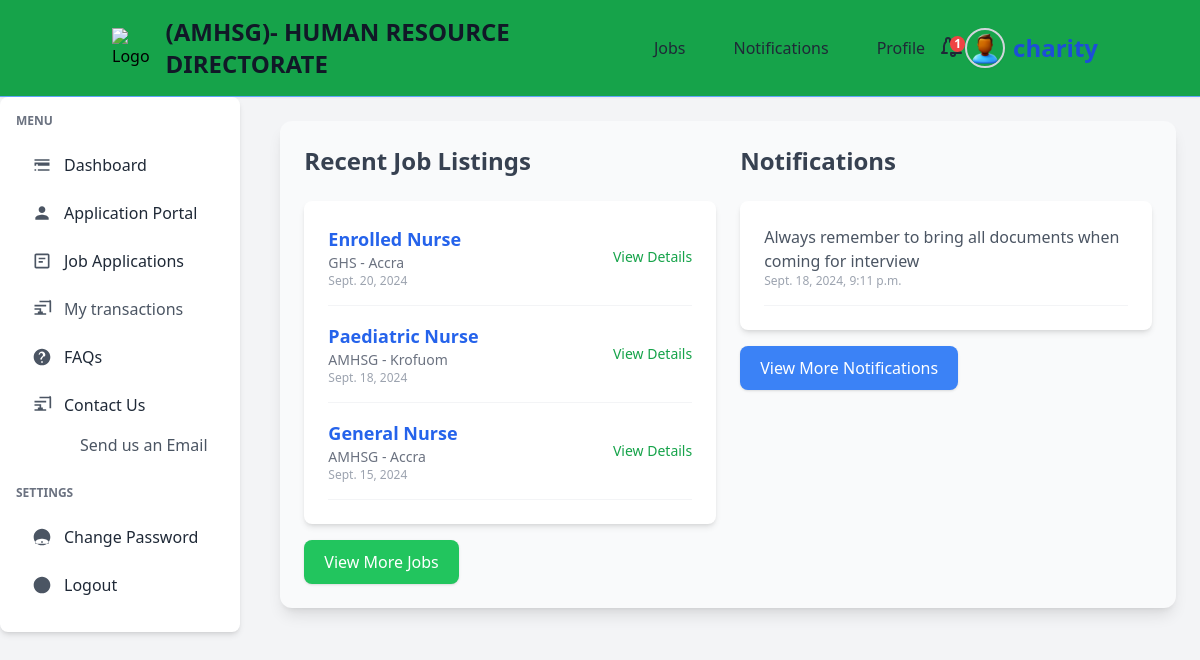
/dashboard (signed in), run on an earlier commit of the app's database.
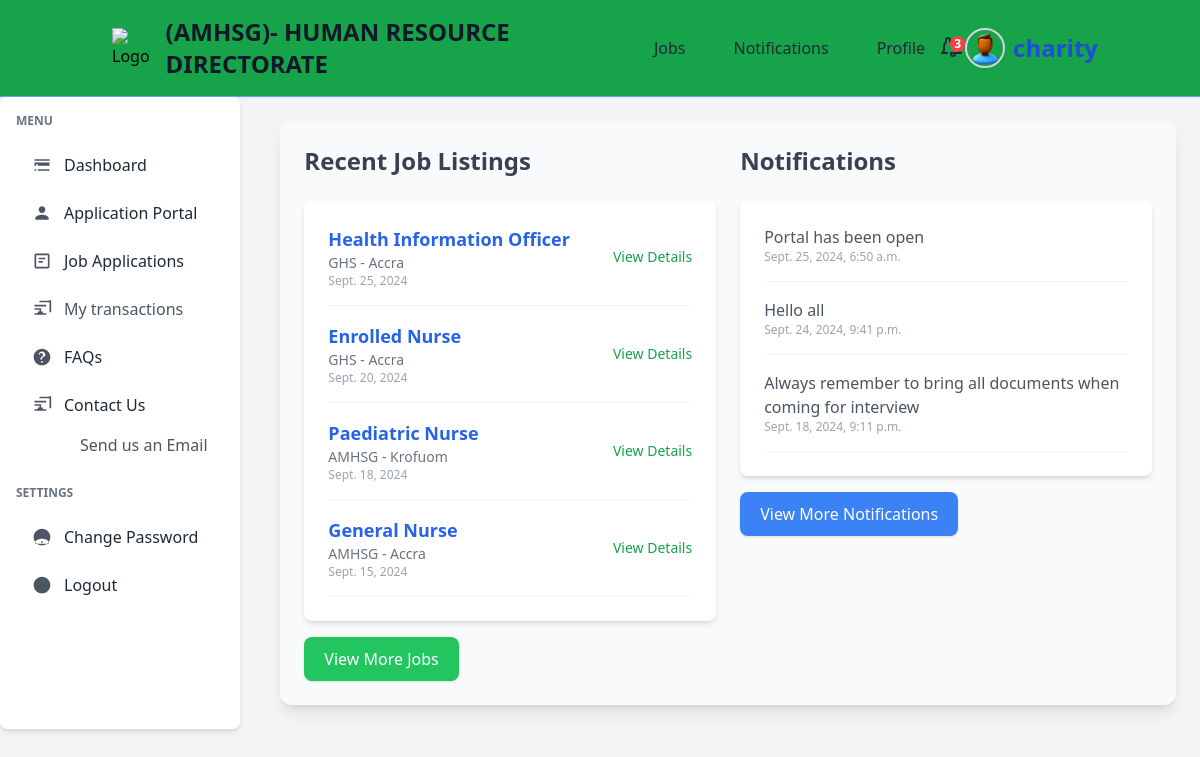
And on a later commit of the database.
### jobs/models.py (models this page shows, shortened)
class Job(models.Model):
    title = models.CharField(max_length=255, default="none")
    company = models.CharField(max_length=255, default="none")  # Name of the company offering the job
    location = models.CharField(max_length=255, default="none")
    description = models.TextField()
    responsibilities = models.TextField(help_text="List of job responsibilities", default="none")  # New field for responsibilities
    requirements = models.TextField(help_text="List of job requirements", default="none")  # New field for requirements
    salary = models.CharField(max_length=100, blank=True, null=True, help_text="Salary range or amount")  # Optional salary field
    posted_date = models.DateField(auto_now_add=True, blank=True, null=True)
    application_deadline = models.DateField(null=True, blank=True, help_text="Deadline to apply for the job")  # New field for application deadline
    class Meta:
        ordering = ['-posted_date']  # Orders job listings by the most recent first

### notifications/models.py (models this page shows, shortened)
class Notification(models.Model):
    message = models.CharField(max_length=255)
    date = models.DateTimeField(auto_now_add=True)

### authentication/views.py (the view)
# urls.py: path('dashboard', views.dashboard, name="dashboard"),
@login_required(login_url="authentication:my-login")
def dashboard(request):
    jobs = Job.objects.all().order_by('-posted_date')[:5]
    notifications = Notification.objects.all().order_by('-date')[:5]
    context = {
        'jobs': jobs,
        'notifications': notifications,
    }
    return render(request, 'authentication/dashboard.html', context)

### templates/authentication/dashboard.html
{% extends 'authentication/dash-base.html' %}
{% block content %}
<main class="flex-1 bg-gray-50 shadow-lg rounded-xl p-6">
  <div class="grid grid-cols-1 md:grid-cols-2 gap-6">
    <section>
      <h2 class="text-2xl font-bold text-gray-700 mb-6">Recent Job Listings</h2>
      <div class="bg-white p-6 rounded-lg shadow-md">
        <ul class="space-y-4">
          {% for job in jobs %}
          <li class="flex justify-between items-center border-b border-gray-100 pb-4">
            <div>
              <a href="{% url 'job-detail' job.id %}" class="text-lg font-semibold text-blue-600 hover:text-blue-700 transition-colors">
                {{ job.title }}
              </a>
              <p class="text-gray-500 text-sm">{{ job.company }} - {{ job.location }}</p>
              <p class="text-gray-400 text-xs">{{ job.posted_date }}</p>
            </div>
            <a href="{% url 'job-detail' job.id %}" class="text-sm text-green-600 hover:text-green-700 transition-colors">
              View Details
            </a>
          </li>
          {% empty %}
          <li class="text-gray-500">No job listings available.</li>
          {% endfor %}
        </ul>
      </div>
      <a href="{% url 'job-list' %}" class="mt-4 inline-block bg-green-500 text-white hover:bg-green-600 px-5 py-2.5 rounded-lg shadow transition-all">
        View More Jobs
      </a>
    </section>
    <section>
      <h2 class="text-2xl font-bold text-gray-700 mb-6">Notifications</h2>
      <div class="bg-white p-6 rounded-lg shadow-md">
        <ul class="space-y-4">
          {% for notification in notifications %}
          <li class="border-b border-gray-100 pb-4">
            <p class="text-md text-gray-600">{{ notification.message }}</p>
            <p class="text-gray-400 text-xs">{{ notification.date }}</p>
          </li>
          {% empty %}
          <li class="text-gray-500">No notifications.</li>
          {% endfor %}
        </ul>
      </div>
      <a href="{% url 'notification-list' %}" class="mt-4 inline-block bg-blue-500 text-white hover:bg-blue-600 px-5 py-2.5 rounded-lg shadow transition-all">
        View More Notifications
      </a>
    </section>
  </div>
</main>
{% endblock %}

### templates/authentication/dash-base.html (shortened to what the changed rows need)
{% load static tailwind_tags %}
<!DOCTYPE html>
<html lang="en">
  <head>
    <link
      href="https://cdn.jsdelivr.net/npm/tailwindcss@2.2.19/dist/tailwind.min.css"
      rel="stylesheet"
    />
    <link
      rel="stylesheet"
      href="https://cdnjs.cloudflare.com/ajax/libs/font-awesome/6.0.0-beta3/css/all.min.css"
    />
    <link rel="stylesheet" href="https://cdn.jsdelivr.net/npm/flatpickr/dist/flatpickr.min.css">
    <link href="{% static 'css/styles.css' %}" rel="stylesheet">
    <link href="https://cdn.jsdelivr.net/npm/tailwindcss@2.2.19/dist/tailwind.min.css" rel="stylesheet">
    <link href="https://cdn.jsdelivr.net/npm/select2@4.1.0-rc.0/dist/css/select2.min.css" rel="stylesheet" />
    {% tailwind_css %}
  </head>
  <body class="bg-gray-100">
<header class="bg-green-600 shadow-sm border-b border-blue-400">
  <div class="container mx-auto flex items-center justify-between py-4 px-6">
    <div class="relative">
      <button id="notificationButton" class="relative flex items-center text-gray-800 hover:text-blue-600">
        <span class="absolute top-0 right-0 bg-red-500 text-white text-xs font-bold rounded-full px-1">{{ notifications.count }}</span>
      </button>
    </div>
  </div>
</header>
    <div class="flex flex-col md:flex-row md:space-x-4">
      <aside class="w-full md:w-1/4 bg-white shadow-md rounded-lg p-4 mb-4 md:mb-0">
        <nav class="space-y-6">
          <div>
            <h2 class="text-xs font-semibold text-gray-500 uppercase mb-4">Menu</h2>
          </div>
          <div>
            <h2 class="text-xs font-semibold text-gray-500 uppercase mb-4">
              Settings
            </h2>
          </div>
        </nav>
      </aside>
    <main class="container mx-auto p-6">
      {% block content %}{% endblock %}
    </main>
  </body>
</html>

What changed in the data, as far as the page shows it:
added Job: title "Health Information Officer", company "GHS", location "Accra", posted_date "Sept. 25, 2024"
added Notification: message "Portal has been open", date "Sept. 25, 2024, 6:50 a.m."
added Notification: message "Hello all", date "Sept. 24, 2024, 9:41 p.m."
Also different on the page:
{{ notifications.count }}: "1" → "3"
